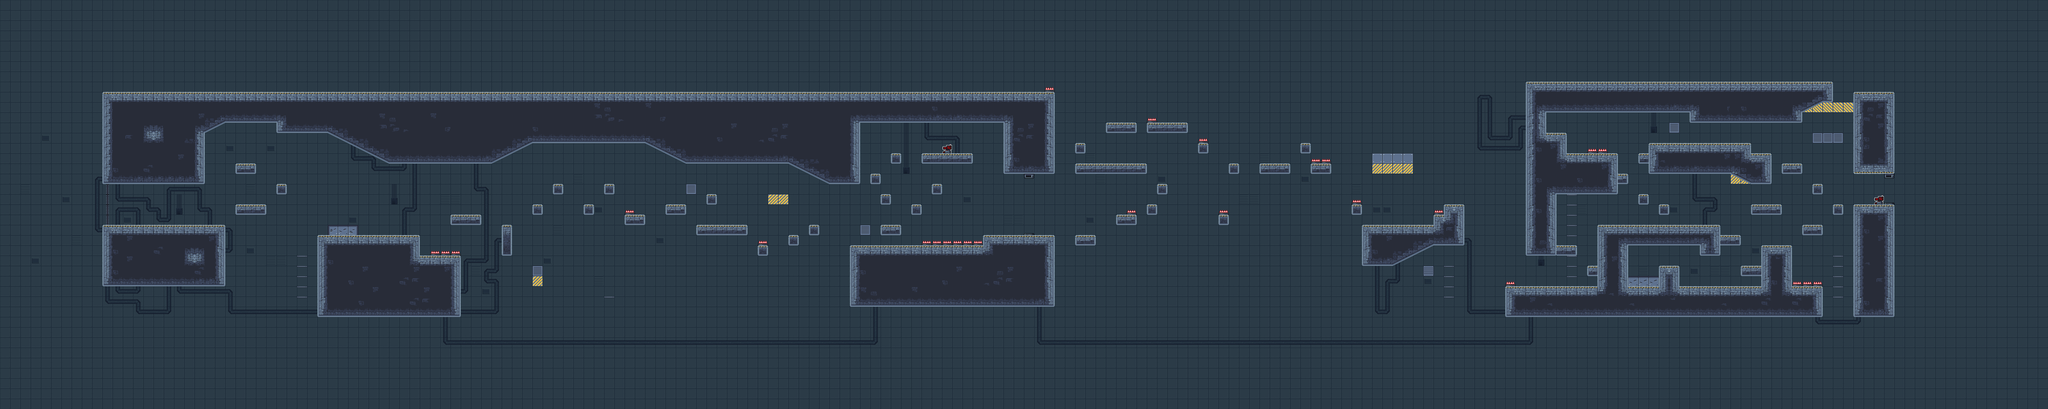

Below is a game level as drawn by its tile map, then a one-line description and the .tmx that defines it (tile-layer data replaced by summaries):
An orthogonal 200x40 tile map with 32x32 px tiles, 5 tile layers (background, damage, ambiente, background_blocos, ...), 2 tilesets and 19 objects (8x Enemy, 3x Tip, 3x Coin, 2x Question, 2x Coffee, ...).

<map version="1.10" tiledversion="1.12.2" orientation="orthogonal" renderorder="right-down" width="200" height="40" tilewidth="32" tileheight="32" infinite="0" nextlayerid="11" nextobjectid="29">
 <tileset firstgid="1" name="TileSet v1.0" tilewidth="32" tileheight="32" tilecount="100" columns="10">
  <image source="../graphics/industrial-assets.png" width="320" height="320" />
 </tileset>
 <tileset firstgid="101" source="../tileset/industrial-plataform.tsx" />
 <layer id="1" name="background" width="200" height="40" locked="1">
  <data>[8000 cells, 7999 non-empty, 1 distinct tile ids]</data>
 </layer>
 <layer id="7" name="damage" width="200" height="40">
  <data>[8000 cells, 155 non-empty, 8 distinct tile ids]</data>
 </layer>
 <layer id="4" name="ambiente" width="200" height="40" locked="1">
  <data>[8000 cells, 295 non-empty, 31 distinct tile ids]</data>
 </layer>
 <layer id="10" name="background_blocos" width="200" height="40">
  <data>[8000 cells, 1426 non-empty, 45 distinct tile ids]</data>
 </layer>
 <layer id="2" name="blocos" width="200" height="40">
  <data>[8000 cells, 477 non-empty, 29 distinct tile ids]</data>
 </layer>
 <objectgroup id="8" name="entities" visible="0">
  <object id="1" name="Player" x="454.807" y="676.908">
   <point />
  </object>
  <object id="3" name="Tip" x="736" y="447.667" width="64" height="64">
   <properties>
    <property name="number" type="int" value="1" />
   </properties>
  </object>
  <object id="4" name="Enemy" x="995.334" y="704" width="314" height="32" />
  <object id="5" name="Enemy" x="2178" y="672" width="156" height="32" />
  <object id="7" name="Question" x="2911.75" y="416" width="96" height="64">
   <properties>
    <property name="number" type="int" value="1" />
   </properties>
  </object>
  <object id="9" name="Coin" x="768" y="495">
   <point />
  </object>
  <object id="12" name="Coffee" x="4864" y="384">
   <point />
  </object>
  <object id="14" name="Question" x="5823.75" y="575.25" width="64" height="64">
   <properties>
    <property name="number" type="int" value="2" />
   </properties>
  </object>
  <object id="15" name="Enemy" x="5264" y="864" width="227.333" height="32" />
  <object id="17" name="Coin" x="5136" y="864">
   <point />
  </object>
  <object id="18" name="Tip" x="5088" y="831.5" width="96" height="64">
   <properties>
    <property name="number" type="int" value="2" />
   </properties>
  </object>
  <object id="19" name="Enemy" x="5166" y="416" width="292" height="32" />
  <object id="20" name="Enemy" x="5005.5" y="672" width="355.25" height="32" />
  <object id="21" name="Enemy" x="4263.75" y="672.5" width="212" height="32" />
  <object id="22" name="Tip" x="383" y="639" width="64" height="64">
   <properties>
    <property name="number" type="int" value="0" />
   </properties>
  </object>
  <object id="23" name="Coin" x="415" y="686.333">
   <point />
  </object>
  <object id="24" name="Enemy" x="3364.31" y="479.333" width="214.333" height="32" />
  <object id="25" name="Enemy" x="4768.5" y="863" width="191.167" height="32" />
  <object id="26" name="Coffee" x="4272.61" y="511.879">
   <point />
  </object>
 </objectgroup>
</map>
